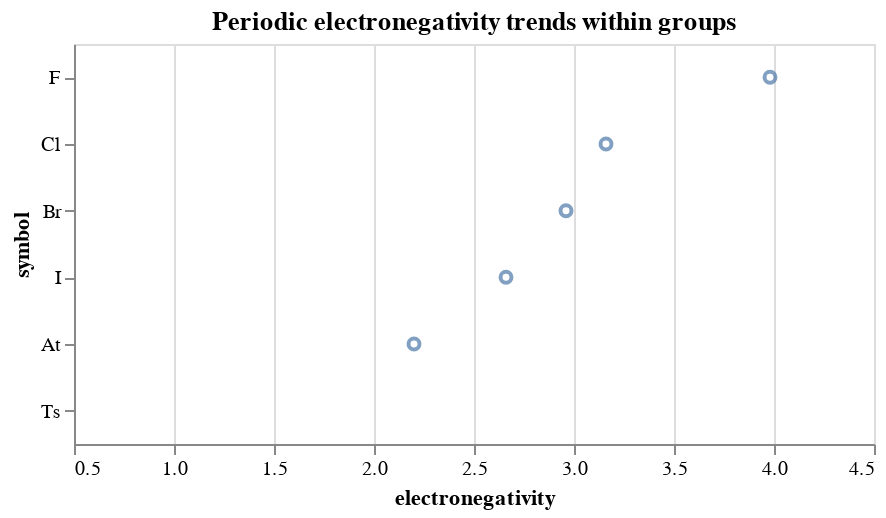

Notebook code for this chart:
### Code cell
slider = alt.binding_range(min=1, max=18, step=1, name='group:')
selector = alt.selection_single(fields=['group'], bind=slider, init={'group': 17})

chart = (
    alt.Chart(elements_, title=f"Periodic electronegativity trends within groups").mark_point()
    .encode(
        x=alt.X('electronegativity:Q', scale=alt.Scale(domain=(0.5, 4.5))),
        y=alt.Y('symbol:N', sort=elements.symbol.to_numpy()),
        tooltip=['symbol','atomic number','atomic mass']
    )
    .add_selection(selector)
    .transform_filter(selector)
    .properties(width=400, height=200)
    .interactive()
)
chart

### Figure 1 — Vega-Lite specification as saved in the notebook (floating-point values rounded to 4 significant figures)
{"config": {"view": {"continuousWidth": 400, "continuousHeight": 300}}, "data": {"name": "data-a8700ed016eab873423f183c92fc2774"}, "mark": "point", "encoding": {"tooltip": [{"type": "nominal", "field": "symbol"}, {"type": "quantitative", "field": "atomic number"}, {"type": "nominal", "field": "atomic mass"}], "x": {"type": "quantitative", "field": "electronegativity", "scale": {"domain": [0.5, 4.5]}}, "y": {"type": "nominal", "field": "symbol", "sort": ["H", "He", "Li", "Be", "B", "C", "N", "O", "F", "Ne", "Na", "Mg", "Al", "Si", "P", "S", "Cl", "Ar", "K", "Ca", "Sc", "Ti", "V", "Cr", "Mn", "Fe", "Co", "Ni", "Cu", "Zn", "Ga", "Ge", "As", "Se", "Br", "Kr", "Rb", "Sr", "Y", "Zr", "Nb", "Mo", "Tc", "Ru", "Rh", "Pd", "Ag", "Cd", "In", "Sn", "Sb", "Te", "I", "Xe", "Cs", "Ba", "La", "Ce", "Pr", "Nd", "Pm", "Sm", "Eu", "Gd", "Tb", "Dy", "Ho", "Er", "Tm", "Yb", "Lu", "Hf", "Ta", "W", "Re", "Os", "Ir", "Pt", "Au", "Hg", "Tl", "Pb", "Bi", "Po", "At", "Rn", "Fr", "Ra", "Ac", "Th", "Pa", "U", "Np", "Pu", "Am", "Cm", "Bk", "Cf", "Es", "Fm", "Md", "No", "Lr", "Rf", "Db", "Sg", "Bh", "Hs", "Mt", "Ds", "Rg", "Cn", "Nh", "Fl", "Mc", "Lv", "Ts", "Og"]}}, "height": 200, "selection": {"selector001": {"type": "single", "fields": ["group"], "bind": {"input": "range", "max": 18, "min": 1, "name": "group:", "step": 1}, "init": {"group": 17}}, "selector002": {"type": "interval", "bind": "scales", "encodings": ["x", "y"]}}, "title": "Periodic electronegativity trends within groups", "transform": [{"filter": {"selection": "selector001"}}], "width": 400, "$schema": "https://vega.github.io/schema/vega-lite/v4.8.1.json", "datasets": {"data-a8700ed016eab873423f183c92fc2774": [{"group": 1, "electronegativity": 2.2, "atomic number": 1, "atomic mass": "1.00794", "symbol": "H"}, {"group": 18, "electronegativity": null, "atomic number": 2, "atomic mass": "4.002602", "symbol": "He"}, {"group": 1, "electronegativity": 0.98, "atomic number": 3, "atomic mass": "6.941", "symbol": "Li"}, {"group": 2, "electronegativity": 1.57, "atomic number": 4, "atomic mass": "9.012182", "symbol": "Be"}, {"group": 13, "electronegativity": 2.04, "atomic number": 5, "atomic mass": "10.811", "symbol": "B"}, {"group": 14, "electronegativity": 2.55, "atomic number": 6, "atomic mass": "12.0107", "symbol": "C"}, {"group": 15, "electronegativity": 3.04, "atomic number": 7, "atomic mass": "14.0067", "symbol": "N"}, {"group": 16, "electronegativity": 3.44, "atomic number": 8, "atomic mass": "15.9994", "symbol": "O"}, {"group": 17, "electronegativity": 3.98, "atomic number": 9, "atomic mass": "18.9984032", "symbol": "F"}, {"group": 18, "electronegativity": null, "atomic number": 10, "atomic mass": "20.1797", "symbol": "Ne"}, {"group": 1, "electronegativity": 0.93, "atomic number": 11, "atomic mass": "22.98976928", "symbol": "Na"}, {"group": 2, "electronegativity": 1.31, "atomic number": 12, "atomic mass": "24.3050", "symbol": "Mg"}, {"group": 13, "electronegativity": 1.61, "atomic number": 13, "atomic mass": "26.9815386", "symbol": "Al"}, {"group": 14, "electronegativity": 1.9, "atomic number": 14, "atomic mass": "28.0855", "symbol": "Si"}, {"group": 15, "electronegativity": 2.19, "atomic number": 15, "atomic mass": "30.973762", "symbol": "P"}, {"group": 16, "electronegativity": 2.58, "atomic number": 16, "atomic mass": "32.065", "symbol": "S"}, {"group": 17, "electronegativity": 3.16, "atomic number": 17, "atomic mass": "35.453", "symbol": "Cl"}, {"group": 18, "electronegativity": null, "atomic number": 18, "atomic mass": "39.948", "symbol": "Ar"}, {"group": 1, "electronegativity": 0.82, "atomic number": 19, "atomic mass": "39.0983", "symbol": "K"}, {"group": 2, "electronegativity": 1.0, "atomic number": 20, "atomic mass": "40.078", "symbol": "Ca"}, {"group": 3, "electronegativity": 1.36, "atomic number": 21, "atomic mass": "44.955912", "symbol": "Sc"}, {"group": 4, "electronegativity": 1.54, "atomic number": 22, "atomic mass": "47.867", "symbol": "Ti"}, {"group": 5, "electronegativity": 1.63, "atomic number": 23, "atomic mass": "50.9415", "symbol": "V"}, {"group": 6, "electronegativity": 1.66, "atomic number": 24, "atomic mass": "51.9961", "symbol": "Cr"}, {"group": 7, "electronegativity": 1.55, "atomic number": 25, "atomic mass": "54.938045", "symbol": "Mn"}, {"group": 8, "electronegativity": 1.83, "atomic number": 26, "atomic mass": "55.845", "symbol": "Fe"}, {"group": 9, "electronegativity": 1.88, "atomic number": 27, "atomic mass": "58.933195", "symbol": "Co"}, {"group": 10, "electronegativity": 1.91, "atomic number": 28, "atomic mass": "58.6934", "symbol": "Ni"}, {"group": 11, "electronegativity": 1.9, "atomic number": 29, "atomic mass": "63.546", "symbol": "Cu"}, {"group": 12, "electronegativity": 1.65, "atomic number": 30, "atomic mass": "65.38", "symbol": "Zn"}, {"group": 13, "electronegativity": 1.81, "atomic number": 31, "atomic mass": "69.723", "symbol": "Ga"}, {"group": 14, "electronegativity": 2.01, "atomic number": 32, "atomic mass": "72.64", "symbol": "Ge"}, {"group": 15, "electronegativity": 2.18, "atomic number": 33, "atomic mass": "74.92160", "symbol": "As"}, {"group": 16, "electronegativity": 2.55, "atomic number": 34, "atomic mass": "78.96", "symbol": "Se"}, {"group": 17, "electronegativity": 2.96, "atomic number": 35, "atomic mass": "79.904", "symbol": "Br"}, {"group": 18, "electronegativity": null, "atomic number": 36, "atomic mass": "83.798", "symbol": "Kr"}, {"group": 1, "electronegativity": 0.82, "atomic number": 37, "atomic mass": "85.4678", "symbol": "Rb"}, {"group": 2, "electronegativity": 0.95, "atomic number": 38, "atomic mass": "87.62", "symbol": "Sr"}, {"group": 3, "electronegativity": 1.22, "atomic number": 39, "atomic mass": "88.90585", "symbol": "Y"}, {"group": 4, "electronegativity": 1.33, "atomic number": 40, "atomic mass": "91.224", "symbol": "Zr"}, {"group": 5, "electronegativity": 1.6, "atomic number": 41, "atomic mass": "92.90638", "symbol": "Nb"}, {"group": 6, "electronegativity": 2.16, "atomic number": 42, "atomic mass": "95.96", "symbol": "Mo"}, {"group": 7, "electronegativity": 1.9, "atomic number": 43, "atomic mass": "[98]", "symbol": "Tc"}, {"group": 8, "electronegativity": 2.2, "atomic number": 44, "atomic mass": "101.07", "symbol": "Ru"}, {"group": 9, "electronegativity": 2.28, "atomic number": 45, "atomic mass": "102.90550", "symbol": "Rh"}, {"group": 10, "electronegativity": 2.2, "atomic number": 46, "atomic mass": "106.42", "symbol": "Pd"}, {"group": 11, "electronegativity": 1.93, "atomic number": 47, "atomic mass": "107.8682", "symbol": "Ag"}, {"group": 12, "electronegativity": 1.69, "atomic number": 48, "atomic mass": "112.411", "symbol": "Cd"}, {"group": 13, "electronegativity": 1.78, "atomic number": 49, "atomic mass": "114.818", "symbol": "In"}, {"group": 14, "electronegativity": 1.96, "atomic number": 50, "atomic mass": "118.710", "symbol": "Sn"}, {"group": 15, "electronegativity": 2.05, "atomic number": 51, "atomic mass": "121.760", "symbol": "Sb"}, {"group": 16, "electronegativity": 2.1, "atomic number": 52, "atomic mass": "127.60", "symbol": "Te"}, {"group": 17, "electronegativity": 2.66, "atomic number": 53, "atomic mass": "126.90447", "symbol": "I"}, {"group": 18, "electronegativity": null, "atomic number": 54, "atomic mass": "131.293", "symbol": "Xe"}, {"group": 1, "electronegativity": 0.79, "atomic number": 55, "atomic mass": "132.9054519", "symbol": "Cs"}, {"group": 2, "electronegativity": 0.89, "atomic number": 56, "atomic mass": "137.327", "symbol": "Ba"}, {"group": 3, "electronegativity": 1.27, "atomic number": 71, "atomic mass": "174.9668", "symbol": "Lu"}, {"group": 4, "electronegativity": 1.3, "atomic number": 72, "atomic mass": "178.49", "symbol": "Hf"}, {"group": 5, "electronegativity": 1.5, "atomic number": 73, "atomic mass": "180.94788", "symbol": "Ta"}, {"group": 6, "electronegativity": 2.36, "atomic number": 74, "atomic mass": "183.84", "symbol": "W"}, {"group": 7, "electronegativity": 1.9, "atomic number": 75, "atomic mass": "186.207", "symbol": "Re"}, {"group": 8, "electronegativity": 2.2, "atomic number": 76, "atomic mass": "190.23", "symbol": "Os"}, {"group": 9, "electronegativity": 2.2, "atomic number": 77, "atomic mass": "192.217", "symbol": "Ir"}, {"group": 10, "electronegativity": 2.28, "atomic number": 78, "atomic mass": "195.084", "symbol": "Pt"}, {"group": 11, "electronegativity": 2.54, "atomic number": 79, "atomic mass": "196.966569", "symbol": "Au"}, {"group": 12, "electronegativity": 2.0, "atomic number": 80, "atomic mass": "200.59", "symbol": "Hg"}, {"group": 13, "electronegativity": 2.04, "atomic number": 81, "atomic mass": "204.3833", "symbol": "Tl"}, {"group": 14, "electronegativity": 2.33, "atomic number": 82, "atomic mass": "207.2", "symbol": "Pb"}, {"group": 15, "electronegativity": 2.02, "atomic number": 83, "atomic mass": "208.98040", "symbol": "Bi"}, {"group": 16, "electronegativity": 2.0, "atomic number": 84, "atomic mass": "[209]", "symbol": "Po"}, {"group": 17, "electronegativity": 2.2, "atomic number": 85, "atomic mass": "[210]", "symbol": "At"}, {"group": 18, "electronegativity": null, "atomic number": 86, "atomic mass": "[222]", "symbol": "Rn"}, {"group": 1, "electronegativity": 0.7, "atomic number": 87, "atomic mass": "[223]", "symbol": "Fr"}, {"group": 2, "electronegativity": 0.9, "atomic number": 88, "atomic mass": "[226]", "symbol": "Ra"}, {"group": 3, "electronegativity": 1.3, "atomic number": 103, "atomic mass": "[262]", "symbol": "Lr"}, {"group": 4, "electronegativity": null, "atomic number": 104, "atomic mass": "[267]", "symbol": "Rf"}, {"group": 5, "electronegativity": null, "atomic number": 105, "atomic mass": "[268]", "symbol": "Db"}, {"group": 6, "electronegativity": null, "atomic number": 106, "atomic mass": "[271]", "symbol": "Sg"}, {"group": 7, "electronegativity": null, "atomic number": 107, "atomic mass": "[272]", "symbol": "Bh"}, {"group": 8, "electronegativity": null, "atomic number": 108, "atomic mass": "[270]", "symbol": "Hs"}, {"group": 9, "electronegativity": null, "atomic number": 109, "atomic mass": "[276]", "symbol": "Mt"}, {"group": 10, "electronegativity": null, "atomic number": 110, "atomic mass": "[281]", "symbol": "Ds"}, {"group": 11, "electronegativity": null, "atomic number": 111, "atomic mass": "[280]", "symbol": "Rg"}, {"group": 12, "electronegativity": null, "atomic number": 112, "atomic mass": "[285]", "symbol": "Cn"}, {"group": 13, "electronegativity": null, "atomic number": 113, "atomic mass": "[284]", "symbol": "Nh"}, {"group": 14, "electronegativity": null, "atomic number": 114, "atomic mass": "[289]", "symbol": "Fl"}, {"group": 15, "electronegativity": null, "atomic number": 115, "atomic mass": "[288]", "symbol": "Mc"}, {"group": 16, "electronegativity": null, "atomic number": 116, "atomic mass": "[293]", "symbol": "Lv"}, {"group": 17, "electronegativity": null, "atomic number": 117, "atomic mass": "[294]", "symbol": "Ts"}, {"group": 18, "electronegativity": null, "atomic number": 118, "atomic mass": "[294]", "symbol": "Og"}]}}
